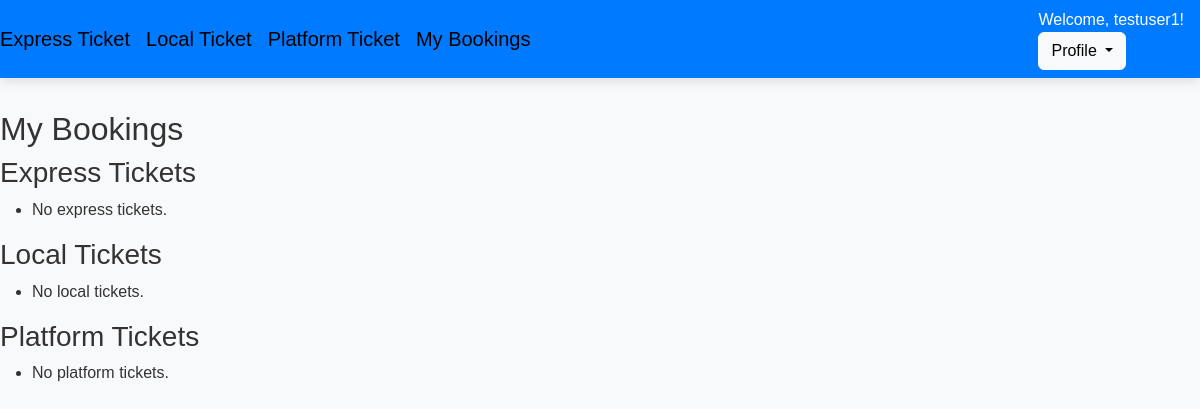
The app's page /bookings/history/ (signed in), older data.
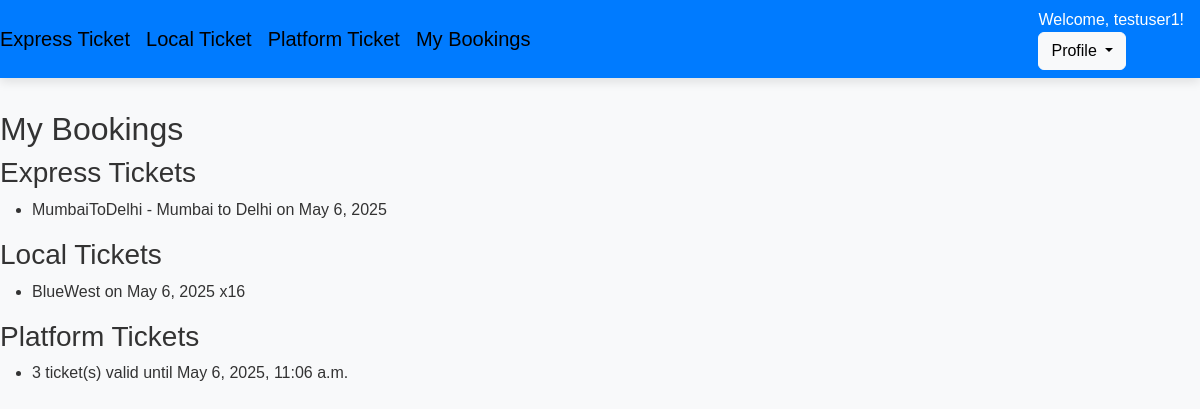
The same page, newer data.
### bookings/models.py (models this page shows, shortened)
class ExpressTicket(models.Model):
    user = models.ForeignKey(User, on_delete=models.CASCADE)
    source = models.CharField(max_length=100)
    destination = models.CharField(max_length=100)
    travel_date = models.DateField()
    passengers = models.IntegerField()
    booked_at = models.DateTimeField(auto_now_add=True)
    train_name = models.CharField(max_length=64)
    travel_class = models.CharField(max_length=64)

class LocalTicket(models.Model):
    user = models.ForeignKey(User, on_delete=models.CASCADE)
    line_direction = models.CharField(max_length=100)
    travel_date = models.DateField()
    booked_at = models.DateTimeField(auto_now_add=True)
    ticket_count = models.IntegerField()

class PlatformTicket(models.Model):
    user = models.ForeignKey(User, on_delete=models.CASCADE)
    station = models.CharField(max_length=100)
    ticket_count = models.PositiveIntegerField()
    booked_at = models.DateTimeField(auto_now_add=True)
    @property
    def valid_until(self):
        return self.booked_at + timedelta(hours=6)

### bookings/views.py (the view)
# urls.py: path('history/', views.view_bookings, name='view_bookings'),
@login_required
def view_bookings(request):
    express_tickets = ExpressTicket.objects.filter(user=request.user).order_by('-booked_at')
    local_tickets = LocalTicket.objects.filter(user=request.user).order_by('-booked_at')
    platform_tickets = PlatformTicket.objects.filter(user=request.user).order_by('-booked_at')
    context = {
        'express_tickets': express_tickets,
        'local_tickets': local_tickets,
        'platform_tickets': platform_tickets,
    }
    return render(request, 'bookings/view_bookings.html', context)

### bookings/templates/bookings/view_bookings.html
{% extends 'layout.html' %}
{% block content %}
  <h2>My Bookings</h2>
  <h3>Express Tickets</h3>
  <ul>
    {% for ticket in express_tickets %}
      <li>{{ ticket.train_name }} - {{ ticket.source }} to {{ ticket.destination }} on {{ ticket.travel_date }}</li>
    {% empty %}
      <li>No express tickets.</li>
    {% endfor %}
  </ul>
  <h3>Local Tickets</h3>
  <ul>
    {% for ticket in local_tickets %}
      <li>{{ ticket.line_direction }} on {{ ticket.travel_date }} x{{ ticket.ticket_count }}</li>
    {% empty %}
      <li>No local tickets.</li>
    {% endfor %}
  </ul>
  <h3>Platform Tickets</h3>
  <ul>
    {% for ticket in platform_tickets %}
      <li>{{ ticket.ticket_count }} ticket(s) valid until {{ ticket.valid_until }}</li>
    {% empty %}
      <li>No platform tickets.</li>
    {% endfor %}
  </ul>
{% endblock %}

Row changes from the older to the newer data that the page shows:
added ExpressTicket: train_name "MumbaiToDelhi", source "Mumbai", destination "Delhi", travel_date "May 6, 2025"
added LocalTicket: line_direction "BlueWest", travel_date "May 6, 2025", ticket_count "16"
added PlatformTicket: ticket_count "3", valid_until "May 6, 2025, 11:06 a.m."
Text that changed along with them:
text no longer shown: "No express tickets. No local tickets. No platform tickets."
